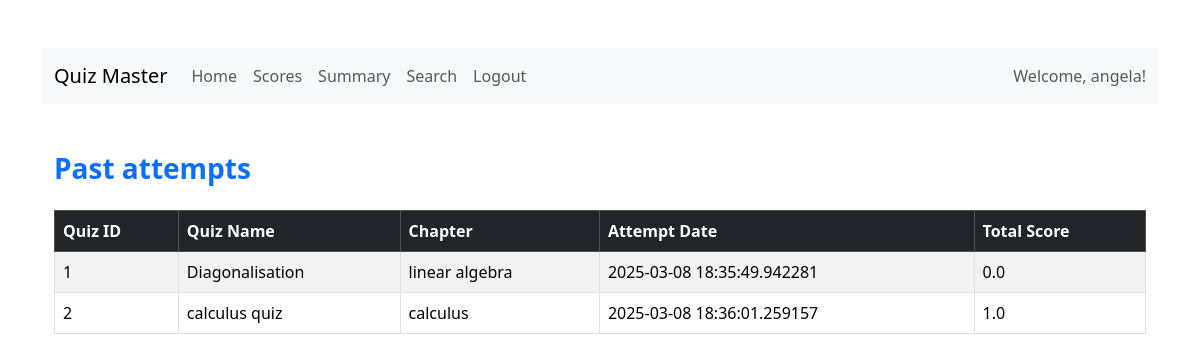
Screenshot of /dashboard/user/3/userscores with the database file from the repository.
### models/user.py (models this page shows)
class User(db.Model,UserMixin):
    id = db.Column(db.Integer, primary_key=True, autoincrement=True)
    email = db.Column(db.String(150), unique=True, nullable=False)
    password = db.Column(db.String(150), nullable=False)
    fullname = db.Column(db.String(150), nullable=False)
    qualification = db.Column(db.String(150))
    dob = db.Column(db.Date)
    role=db.Column(db.String(150),nullable=False,default="user")
    scores = db.relationship('Score', backref='user', cascade="all, delete-orphan", lazy=True)

### models/score.py (models this page shows)
class Score(db.Model):
    id = db.Column(db.Integer, primary_key=True)
    quizid = db.Column(db.Integer, db.ForeignKey('quiz.id'), nullable=False)
    userid = db.Column(db.Integer, db.ForeignKey('user.id'), nullable=False)
    timestampofattempt = db.Column(db.DateTime, default=datetime)
    totalscored = db.Column(db.Float)

### models/quiz.py (models this page shows, shortened)
class Quiz(db.Model):
    id = db.Column(db.Integer, primary_key=True)
    chapter_id = db.Column(db.Integer, db.ForeignKey('chapter.id'), nullable=False)
    quizdate = db.Column(db.Date)
    quizduration = db.Column(db.Time)
    quizname=db.Column(db.String(150), nullable=False,unique=True)
    questions = db.relationship('Question', backref='quiz', cascade="all, delete-orphan", lazy=True)
    scores = db.relationship('Score', backref='quiz', cascade="all, delete-orphan", lazy=True)

### models/chapter.py (models this page shows)
class Chapter(db.Model):
    id = db.Column(db.Integer, primary_key=True)
    name = db.Column(db.String(150), nullable=False,unique=True)
    description = db.Column(db.Text)
    subject_id = db.Column(db.Integer, db.ForeignKey('subject.id'), nullable=False)
    quizzes = db.relationship('Quiz', backref='chapter', cascade="all, delete-orphan", lazy=True)

### app.py (the view)
@app.route("/dashboard/user/<int:id>/userscores", methods=["GET", "POST"])
def userscores(id):
    user=User.query.filter_by(id=id).first()
    scores = db.session.query(
        Score.quizid,
        Quiz.quizname,
        Chapter.name,
        Score.timestampofattempt,
        Score.totalscored
    ).join(
        Quiz, Score.quizid == Quiz.id
    ).join(
        Chapter, Quiz.chapter_id == Chapter.id
    ).filter(
        Score.userid == id
    ).all()
    print(user.fullname)
    return render_template("userscores.html",user=user,scores=scores )

### templates/userscores.html (shortened to what this page needs)
{% extends "base.html" %}
{% block content %}
<nav class="navbar navbar-expand-lg navbar-light bg-light">
    <div class="container-fluid">
      <a class="navbar-brand" href="{{ url_for('userdashboard', id=user.id) }}">Quiz Master</a>
      <div class="collapse navbar-collapse">
        <ul class="navbar-nav me-auto mb-2 mb-lg-0">
          <li class="nav-item"><a class="nav-link" href="{{ url_for('userdashboard', id=user.id) }}">Home</a></li>
          <li class="nav-item"><a class="nav-link" href="{{ url_for('userscores', id=user.id) }}">Scores</a></li>
          <li class="nav-item"><a class="nav-link" href="{{ url_for('usersummary', id=user.id) }}">Summary</a></li>
          <li class="nav-item"><a class="nav-link" href="{{ url_for('usersearch', id=user.id) }}">Search</a></li>
          <li class="nav-item"><a class="nav-link" href="{{ url_for('logout') }}">Logout</a></li>
        </ul>
        <span class="navbar-text ms-auto">Welcome, {{ user.fullname }}!</span>
      </div>
    </div>
  </nav>
<div class="container my-5">
    <h3 class="mb-4 text-primary fw-bold">Past attempts</h3>
    <div class="table-responsive">
        <table class="table table-striped table-hover table-bordered">
            <thead class="table-dark">
                <tr>
                    <th scope="col">Quiz ID</th>
                    <th scope="col">Quiz Name</th>
                    <th scope="col">Chapter</th>
                    <th scope="col">Attempt Date</th>
                    <th scope="col">Total Score</th>
                </tr>
            </thead>
            <tbody>
                {% for score in scores %}
                <tr>
                    <td>{{score[0]}}</td>
                    <td>{{score[1]}}</td>
                    <td>{{score[2]}}</td>
                    <td>{{score[3]}}</td>
                    <td>{{score[4]}}</td>
                </tr>
                {% endfor %}
            </tbody>
        </table>
    </div>
{% endblock %}

### rows the page displays
User: fullname "angela"
Score: quizid "1", quizname "Diagonalisation", name "linear algebra", timestampofattempt "2025-03-08 18:35:49.942281", totalscored "0.0"
Score: quizid "2", quizname "calculus quiz", name "calculus", timestampofattempt "2025-03-08 18:36:01.259157", totalscored "1.0"
